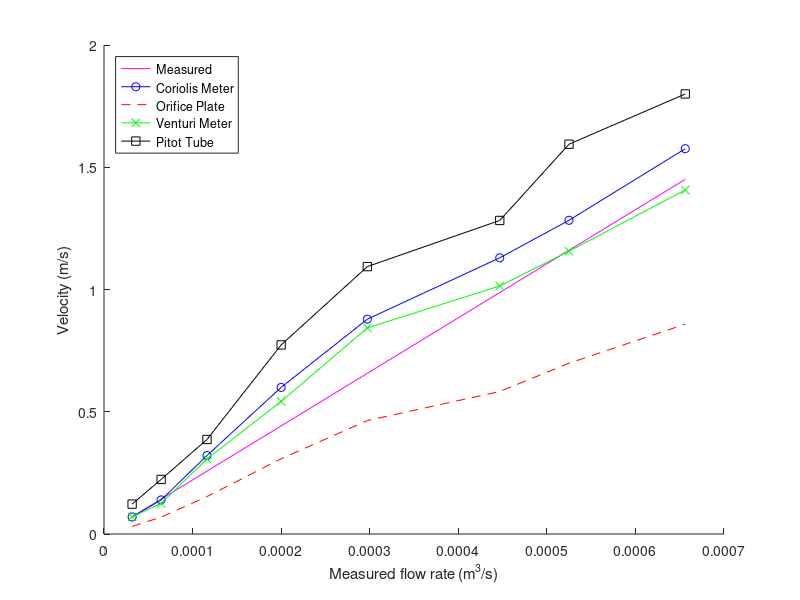
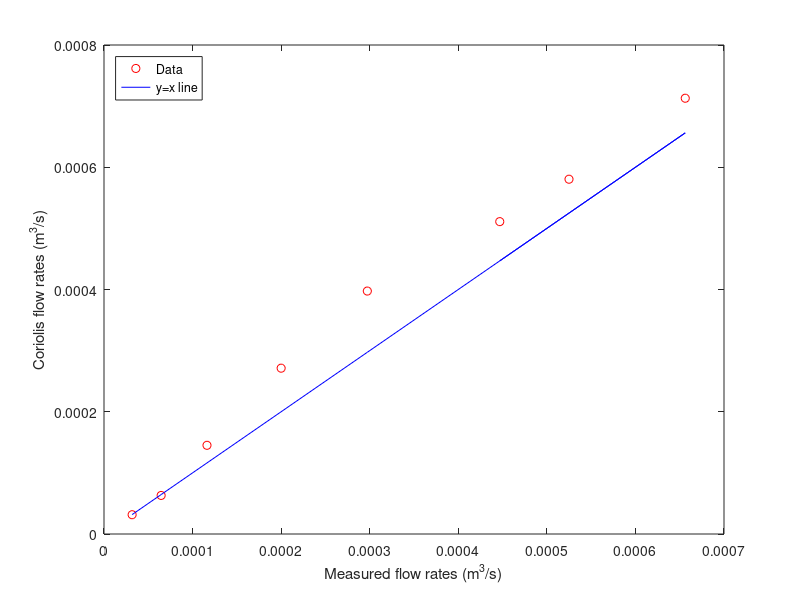
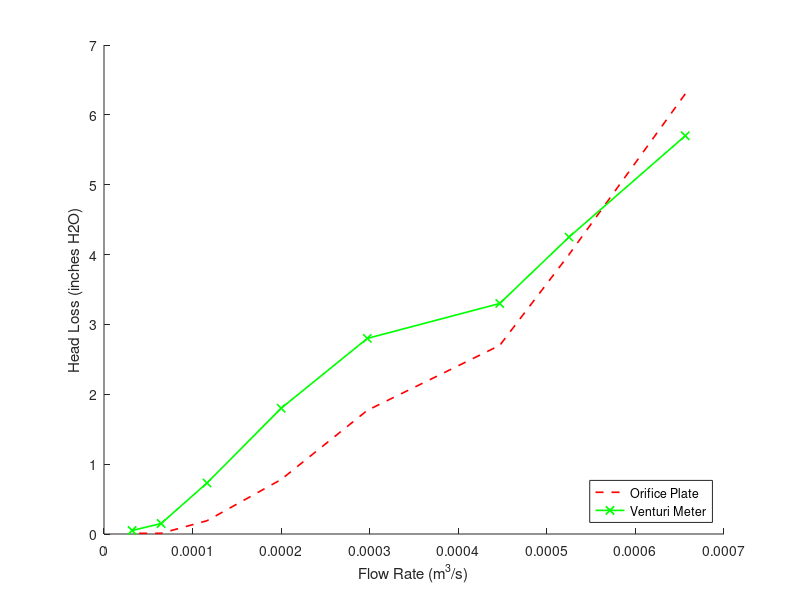
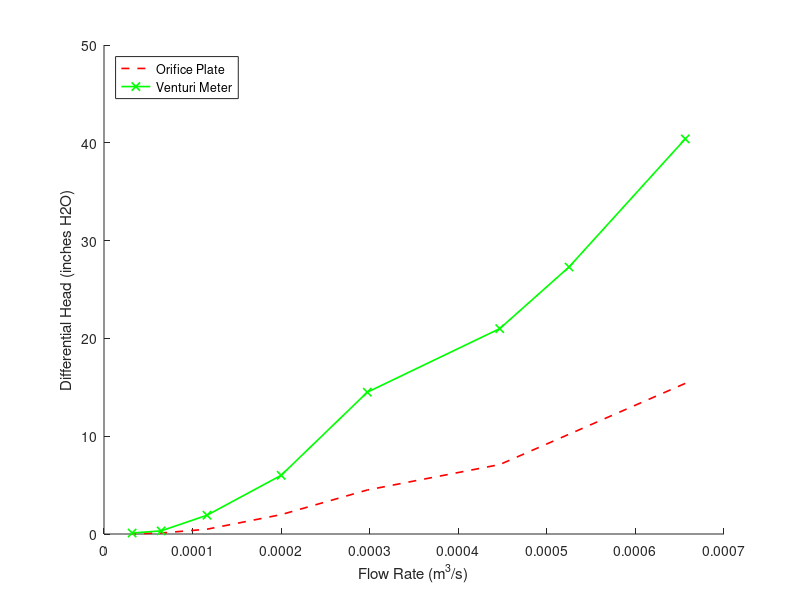

Source code (MATLAB) for these figures, in order:
function flow_meters

%Collected data
volumes = [21, 21, 21, 11, 11, 5, 2, 2]; %L
times = [47, 32, 40, 37, 55, 43, 31, 63]; %s
%in H2O
diff_head_o = [7.1, 15.4, 10.2, 4.5, 1.98, 0.49, 0.10, 0.02];
head_loss_o = [2.7, 6.3, 4.0, 1.77, 0.78, 0.19, 0.01, 0.01];
diff_head_v = [21.0, 40.4, 27.3, 14.5, 6.0, 1.92, 0.32, 0.1];
head_loss_v = [3.3, 5.7, 4.25, 2.8, 1.8, 0.73, 0.15, 0.05];
diff_head_p = [3.3, 6.5, 5.1, 2.4, 1.2, 0.3, 0.1, 0.03];
%gal/min
coriolis = [8.1, 11.3, 9.2, 6.3, 4.3, 2.3, 1.0, 0.5];

%%Calculate flow rates, m^3/s
[velocity_o, flow_rate_o] = orifice(0.62, 20e-3, 24e-3, diff_head_o*2.54e-2); %Orifice
[velocity_v, flow_rate_v] = orifice(0.98, 14e-3, 24e-3, diff_head_v*2.54e-2); %Venturi
[velocity_p, flow_rate_p] = pitot(24e-3, diff_head_p*2.54e-2); %Pitot
pipe_area = pi*(0.5*24e-3)^2;
coriolis_nice_units = coriolis./15850.3;
velocity_coriolis = coriolis_nice_units./pipe_area;
measured = volumes./(1000*times);
velocity_measured = measured./pipe_area;
disp('Flow rates: Measured, Coriolis, Orifice Plate, Venturi, Pitot Tube')
disp([measured' coriolis_nice_units' flow_rate_o' flow_rate_v' flow_rate_p'])

disp('Velocities: Measured, Coriolis, Orifice Plate, Venturi, Pitot Tube')
disp([velocity_measured' velocity_coriolis' velocity_o' velocity_v' velocity_p'])
m_sorted = sort(measured);
figure
hold on
plot(m_sorted,sort(velocity_measured),'m')
plot(m_sorted,sort(velocity_coriolis),'bo-')
plot(m_sorted,sort(velocity_o),'r--')
plot(m_sorted,sort(velocity_v),'gx-')
plot(m_sorted,sort(velocity_p),'ks-')
xlabel('Measured flow rate (m^3/s)')
ylabel('Velocity (m/s)')
legend('Measured','Coriolis Meter','Orifice Plate','Venturi Meter','Pitot Tube','Location','Northwest')

%%Plot measured against Coriolis
figure
plot(measured, coriolis_nice_units,'ro', measured, measured, 'b')
xlabel('Measured flow rates (m^3/s)')
ylabel('Coriolis flow rates (m^3/s)')
legend('Data','y=x line','Location','Northwest')

%%Calculate error from measured flow rate
error_orifice = abs(flow_rate_o - measured)./measured;
error_venturi = abs(flow_rate_v - measured)./measured;
error_pitot = abs(flow_rate_p - measured)./measured;
error_coriolis = abs(coriolis_nice_units - measured)./measured;
disp('Relative Error to Measured Flow Rate: Orifice Plate, Venturi, Pitot Tube')
disp([error_orifice', error_venturi', error_pitot'])
disp('Relative Error to Measured Flow Rate: Coriolis Meter')
disp(error_coriolis')

disp((head_loss_v - head_loss_o)./head_loss_o)

% Part 4: compare head loss for orifice and venturi
measured_plot = reorder(measured);
head_loss_o_plot = reorder(head_loss_o);
head_loss_v_plot = reorder(head_loss_v);
diff_head_o_plot = reorder(diff_head_o);
diff_head_v_plot = reorder(diff_head_v);

figure
hold on
plot(measured_plot, head_loss_o_plot, 'r--', 'LineWidth', 1.2);
plot(measured_plot, head_loss_v_plot, 'g-x', 'LineWidth', 1.2)
xlabel('Flow Rate (m^3/s)')
ylabel('Head Loss (inches H2O)')
legend('Orifice Plate', 'Venturi Meter', 'Location', 'SouthEast')

avg_head_loss_v = sum(head_loss_v)/length(head_loss_v);
avg_head_loss_o = sum(head_loss_o)/length(head_loss_o);

fprintf('Average head loss for Venturi meter:\t %.2f in H2O\n', avg_head_loss_v)
fprintf('Average head loss for orifice meter:\t %.2f in H2O\n', avg_head_loss_o)

%Part 5: compare differential head for venturi and oriface plate
figure
hold on
plot(measured_plot, diff_head_o_plot, 'r--', 'LineWidth', 1.2)
plot(measured_plot, diff_head_v_plot, 'g-x', 'LineWidth', 1.2)
xlabel('Flow Rate (m^3/s)')
ylabel('Differential Head (inches H2O)')
legend('Orifice Plate', 'Venturi Meter', 'Location', 'NorthWest')

avgscale = mean(diff_head_v_plot./diff_head_o_plot);

end

function [velocity, flow_rate] = orifice(Cd, d0, d1, head)

A0 = pi*(d0/2)^2;
A1 = pi*(d1/2)^2;
flow_rate = Cd.*A0.*((1-(A0./A1).^2).^(1/2)).*sqrt(2.*9.81.*head);
velocity = flow_rate./A1;

end

function [velocity, flow_rate] = pitot(d, head)

A = pi*(d/2)^2;
velocity = sqrt(2.*9.81.*head);
flow_rate = A.*velocity;

end

function [ordered] = reorder(vector)
%reorders the vectors for plotting

ordered = [vector(2:3) vector(1) vector(4:end)];
end
